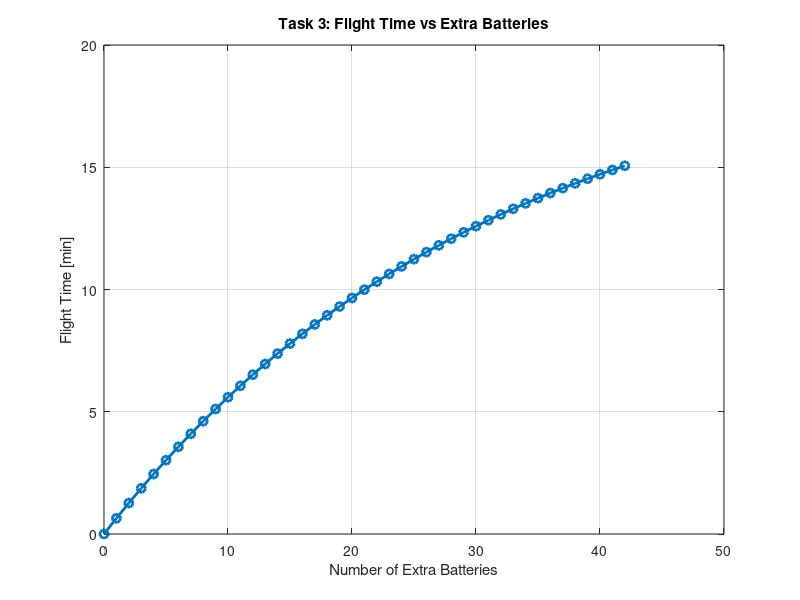

Write the MATLAB code that produced this figure.
%% Task 3 – Extended Battery Life for Quadcopter Design

clear; clc; close all;

% Load results from Task 2
load('results/T2_res_full.mat');  % Contains 'res'
load('results/T2_res_sel.mat');   % Contains 'res_sel'

% Re-declare these parameter arrays for index lookups (same as in Task 2)
N_prop = [2, 4];                % Number of propellers
N_bld = 2:4;                    % Number of blades
L_bld = 0.4:0.05:1.25;          % Blade lengths
g = 3.728;                     % Mars gravity
rho = 14e-3;                   % Mars atmosphere density
gamma = 1.15;                  % Power correction factor
C_bat_unit = 10 / 6;           % Wh per battery
m_bat_unit = 0.047;            % kg per battery
m_pl = 2;                      % Original payload (replaced with batteries)
m_fuse_ing = 0.3;              % From Task 2
m_tot_wo_fuse_ing = 1.8 - m_fuse_ing;

% Index of selected design (quadcopter, L=0.7, blades=2)
i_quad = find(N_prop == 4);
i_bld = find(N_bld == 2);
i_len = find(abs(L_bld - 0.7) < 1e-3);

% Extract necessary base data
m_base = res.m_base(i_quad, i_len, i_bld);
P_0_sel = res.P_0(i_quad, i_len, i_bld);
A_rotor = pi * L_bld(i_len)^2;

% Battery sweep
max_payload_mass = 2;  % Max extra battery mass
max_n_bat = floor(max_payload_mass / m_bat_unit);
battery_counts = 0:max_n_bat;
flight_times = zeros(1, length(battery_counts));

for n = battery_counts
    m_bat_ext = n * m_bat_unit;
    E_total = n * C_bat_unit;

    m_new_base = m_base + m_bat_ext - m_pl;  % Replace payload with batteries
    m_new_fuse = m_fuse_ing * m_new_base / m_tot_wo_fuse_ing;
    m_tot = m_new_base + m_new_fuse;

    T_total = m_tot * g;
    T_rotor = T_total / 4;

    P_ideal = (T_rotor)^(3/2) / sqrt(2 * rho * A_rotor);
    P_rotor = gamma * P_ideal + P_0_sel;
    P_total = 4 * P_rotor;

    % Flight time [min]
    flight_times(n + 1) = (E_total / P_total) * 60;
end

% Plot
figure;
plot(battery_counts, flight_times, '-o', 'LineWidth', 2);
xlabel('Number of Extra Batteries');
ylabel('Flight Time [min]');
title('Task 3: Flight Time vs Extra Batteries');
grid on;

% Find optimum
[max_time, idx_opt] = max(flight_times);
opt_bat = battery_counts(idx_opt);

fprintf(' Optimum number of batteries: %d\n', opt_bat);
fprintf(' Flight time at optimum: %.2f min\n', max_time);

% If too heavy
if opt_bat * m_bat_unit > max_payload_mass
    max_fit = floor(max_payload_mass / m_bat_unit);
    time_max_fit = flight_times(max_fit + 1);
    fprintf(' Optimum exceeds 2kg battery limit.\n');
    fprintf(' Max allowed batteries: %d\n', max_fit);
    fprintf(' Flight time with allowed max: %.2f min\n', time_max_fit);
end
